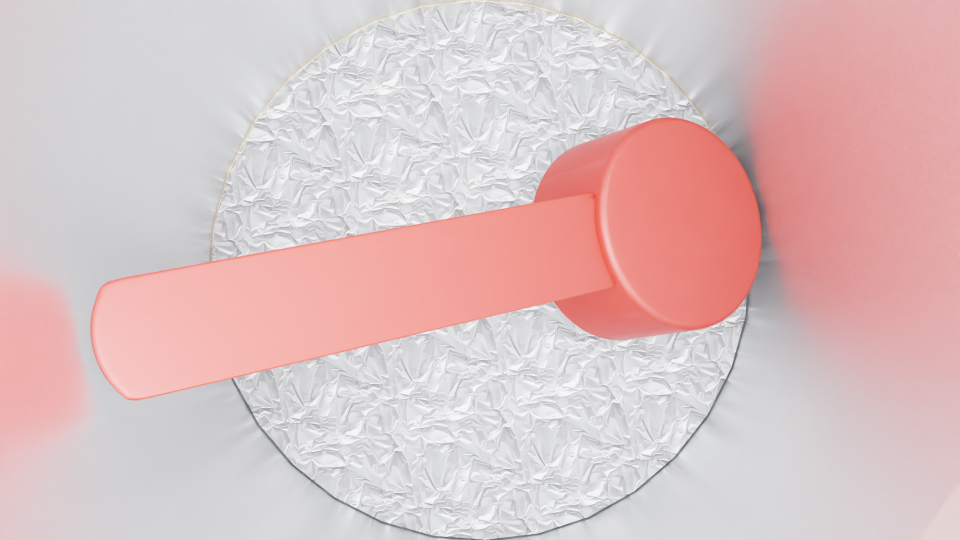
#> input picture dataset/coloured/sahan 04.png, 1920 x 1080 px (shown at 1/2 size)
$ jupyter execute Spoon_detect.ipynb   (shell and % lines are left out)
#> lines starting #> are read from the running program, lines starting #| are printed output that depends on the picture; after the words box and inside, x2 and y2 are one past the last pixel; in counts of white or black regions, pixels touching at a corner belong together
## Install Libraries

## Import Libraries

[cell 1]
# Ensures that matplotlib plots appear inline in the Jupyter Notebook

# Import OpenCV for image processing tasks
import cv2

# Import matplotlib for displaying images and plots
import matplotlib.pyplot as plt

# Import numpy for numerical operations and handling arrays
import numpy as np

### Loading the Image Using OpenCV (for create template)

[cell 2]
colored_image_path = 'dataset/coloured/sahan 04.png'

# Load the image using OpenCV
img_colored = cv2.imread(colored_image_path)
#> img_colored is the input picture: shape (1080, 1920, 3); mean B, G, R 194.7, 194.2, 220

# Verify if the image was loaded successfully
if img_colored is None:
    print("Error: Could not load colored spoon image.")
else:
    print("Colored spoon image loaded successfully.")

### Displaying the loaded Image with Matplotlib

[cell 3]
# Convert the image from BGR (OpenCV format) to RGB (matplotlib format) and display it
plt.imshow(cv2.cvtColor(img_colored, cv2.COLOR_BGR2RGB))
plt.show()

###  Cropping and Saving the Spoon Template from the Image

[cell 4]
# Define the coordinates and size for cropping the template (x, y, width, height)
x, y, w, h = 130, 200, 1400, 610

# Crop the region of interest (the spoon) from the colored image
template = img_colored[y:y+h, x:x+w]

# Save the cropped template to a file
cv2.imwrite('spoon_template.jpg', template)

# Display the template image
plt.figure(figsize=(3, 3))
plt.title(" Spoon Template ")
plt.imshow(cv2.cvtColor(template, cv2.COLOR_BGR2RGB))
plt.axis('off')
plt.show()

### Loading a Test Images

[cell 5]
# Load a coloured image to test the spoon detection process
test_image_path = 'dataset/coloured/sahan 05.png'
img_coloured = cv2.imread(test_image_path)
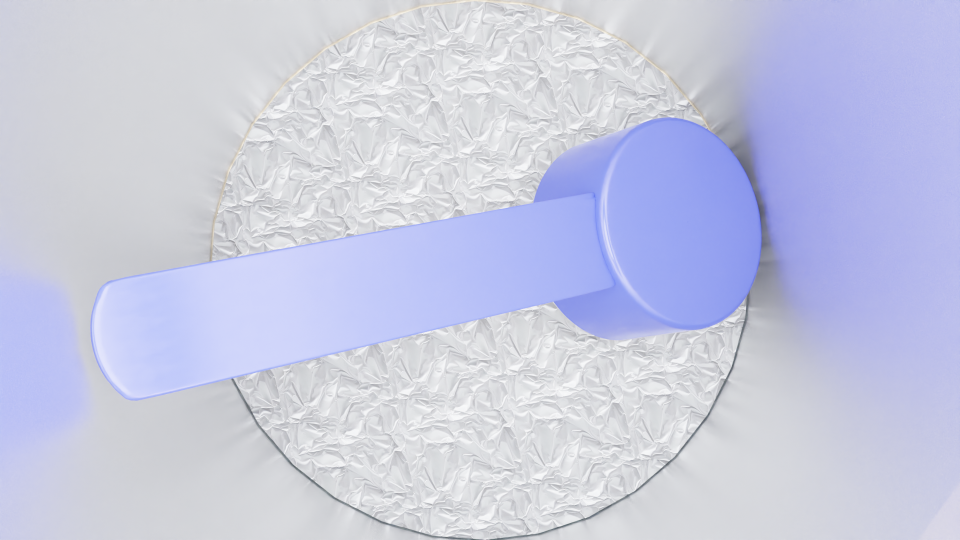
#> input picture dataset/coloured/sahan 05.png, 1920 x 1080 px (shown at 1/2 size)
#> img_coloured is the input picture: shape (1080, 1920, 3); mean B, G, R 225.4, 202.9, 199.7
# Load a transparent image to test the spoon detection process
transparent_image_path = 'dataset/transperant/sahan 01.png'
img_transparent = cv2.imread(transparent_image_path)
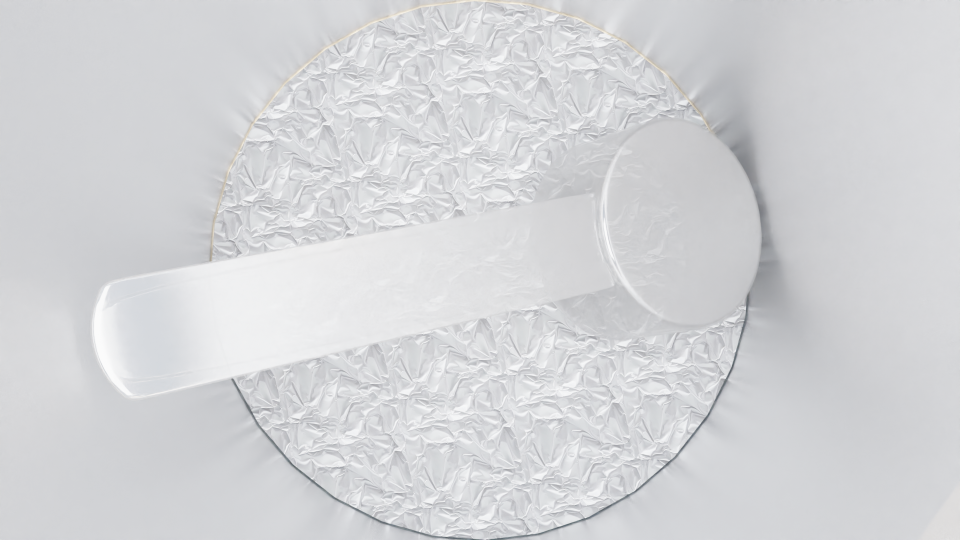
#> input picture dataset/transperant/sahan 01.png, 1920 x 1080 px (shown at 1/2 size)
#> img_transparent is the input picture: shape (1080, 1920, 3); mean B, G, R 214.8, 212.4, 211.5

# Verify if the test images were successfully loaded
if img_coloured is None and img_transparent is None:
    print("Error: Could not load test image.")
else:
    print("Test image loaded for detection.")

### Convert Images to Grayscale

[cell 6]
# Convert both test image and template to grayscale
img_gray_coloured = cv2.cvtColor(img_coloured, cv2.COLOR_BGR2GRAY)
img_gray_trans = cv2.cvtColor(img_transparent, cv2.COLOR_BGR2GRAY)
template_gray = cv2.cvtColor(template, cv2.COLOR_BGR2GRAY)

### ### Template Matching for coloured Spoon
##### (Using cv2.matchTemplate with normalized cross-correlation for better accuracy)

[cell 7]
# Use TM_CCOEFF_NORMED for normalized cross-correlation (robust to lighting changes)
result = cv2.matchTemplate(img_gray_coloured, template_gray, cv2.TM_CCOEFF_NORMED)
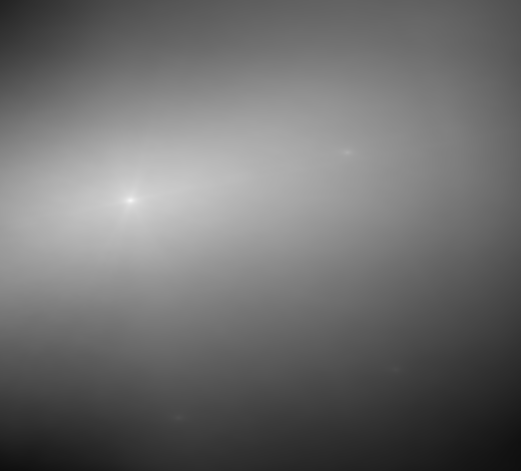
#> result: shape (471, 521) float32; min 0.0572, max 0.972, mean 0.433

# Get the best match location and confidence score
min_val, max_val, min_loc, max_loc = cv2.minMaxLoc(result)
#> min_val = 0.0572; max_val = 0.972; min_loc = (0, 470); max_loc = (130, 200)

### Template Matching for Transparent Spoon

[cell 8]
result_trans = cv2.matchTemplate(img_gray_trans, template_gray, cv2.TM_CCOEFF_NORMED)
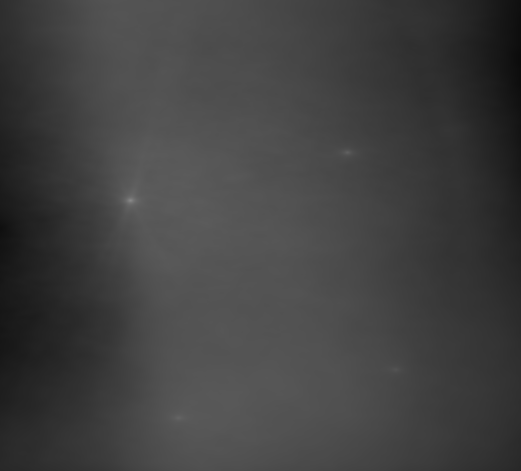
#> result_trans: shape (471, 521) float32; min 0.0451, max 0.533, mean 0.256
min_val_trans, max_val_trans, _, max_loc_trans = cv2.minMaxLoc(result_trans)
#> min_val_trans = 0.0451; max_val_trans = 0.533; max_loc_trans = (130, 200)

### Detection Threshold & Visualization
##### (Set a threshold to filter weak matches and visualize results)

[cell 9]
# Detection threshold
threshold = 0.6

if max_val >= threshold:
    print(f"Colored spoon detected! Confidence = {max_val:.2f}")
#| Colored spoon detected! Confidence = 0.97
    # Draw bounding box around the detected spoon
    h, w = template_gray.shape
#> h = 610; w = 1400
    top_left = max_loc
#> top_left = (130, 200)
    bottom_right = (top_left[0] + w, top_left[1] + h)
#> bottom_right = (1530, 810)
    img_result1 = img_coloured.copy()
    cv2.rectangle(img_result1, top_left, bottom_right, (0, 255, 0), 2)
#> img_result1: shape (1080, 1920, 3); 0.58% of pixels changed, all inside (x1, y1, x2, y2) = (129, 199, 1532, 812)
else:
    print("No colored spoon detected (confidence too low).")
    img_result1 = img_coloured.copy()

threshold_trans = 0.6
if max_val_trans >= threshold_trans:
    print(f"Transparent spoon detected! Confidence = {max_val_trans:.2f}")
    h, w = template_gray.shape
    top_left = max_loc
    bottom_right = (top_left[0] + w, top_left[1] + h)
    img_result2 = img_transparent.copy()
    cv2.rectangle(img_result2, top_left, bottom_right, (0, 255, 0), 2)
else:
    print("No transparent spoon detected.")
    img_result2 = img_transparent.copy()
    #print(f"Confidence value = {max_val_trans:.2f}")

### Display Results

[cell 10]
# Create subplots
fig, (ax1, ax2) = plt.subplots(1, 2, figsize=(16, 8))

# Colored spoon result
ax1.set_title("Colored Spoon Detection")
ax1.imshow(cv2.cvtColor(img_result1, cv2.COLOR_BGR2RGB))
ax1.axis('off')

# Transparent spoon result
ax2.set_title("Transparent Spoon Detection")
ax2.imshow(cv2.cvtColor(img_result2, cv2.COLOR_BGR2RGB))
ax2.axis('off')

plt.show()
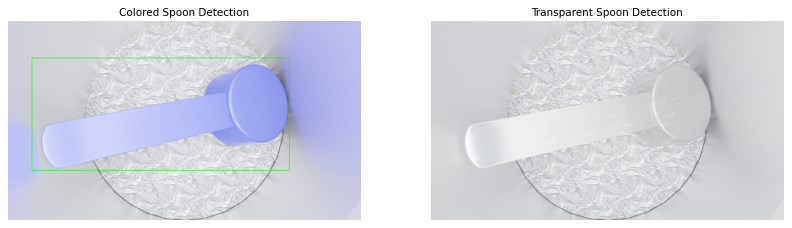
#> figure drawn by matplotlib, 2 panels

## Preprocess( Step by Step:  for  Debugging)

[cell 11]
#### Function for visualize visualize
def visualize(image):
    plt.figure(figsize=(8, 8))
    plt.title("Output")
    plt.imshow(image,cmap='gray')
    plt.axis('off')
    plt.show()

### Step 1 - Convert to Grayscale

[cell 12]
img_gray = cv2.cvtColor(img_transparent, cv2.COLOR_BGR2GRAY)
visualize(img_gray)

### Noise reduction

[cell 13]
img_bilateral = cv2.bilateralFilter(img_gray, 9, 100, 100)
img_blur = cv2.GaussianBlur(img_bilateral, (5, 5), 10)
visualize(img_blur)

### Enhance Contrast with CLAHE

[cell 14]
clahe = cv2.createCLAHE(clipLimit=4.0, tileGridSize=(5, 5))
img_contrast = clahe.apply(img_blur)
visualize(img_contrast)

 ### Canny Edge Detection

[cell 15]
img_edges = cv2.Canny(img_contrast, 78, 80)
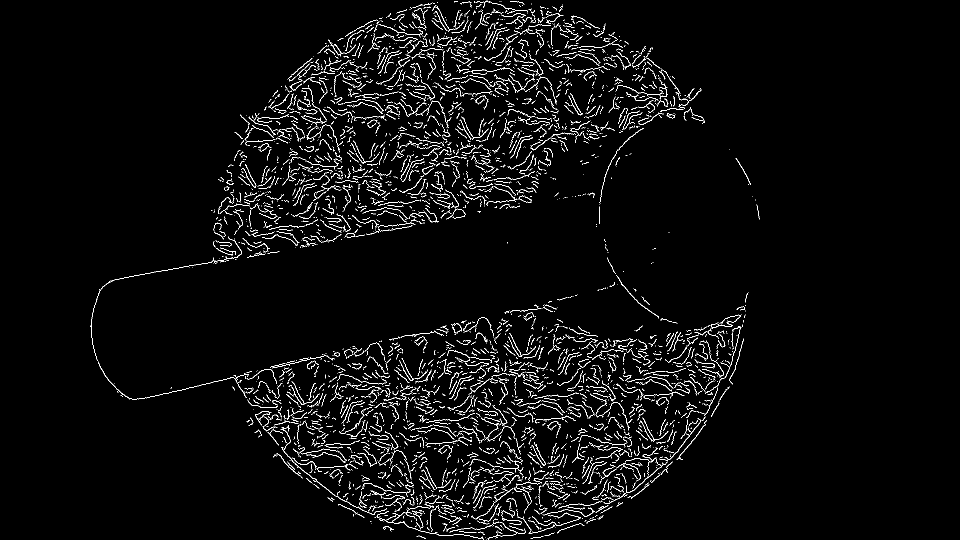
#> img_edges: shape (1080, 1920) (shown at 1/2 size); 3.1% white in thin lines or dots, all inside (x1, y1, x2, y2) = (180, 0, 1519, 1080)
visualize(img_edges)

### Morphological Closing

[cell 16]
kernel = np.ones((6, 6), np.uint8)
img_closed = cv2.morphologyEx(img_edges, cv2.MORPH_CLOSE, kernel, iterations=3)
#> img_closed: shape (1080, 1920); 22.8% white; 35 white regions (24 under 20 px), largest, box (x1, y1, x2, y2) and area: (199, 595, 1494, 1080) 245917, (183, 0, 1413, 725) 226254, (1218, 507, 1321, 640) 1057
visualize(img_closed)

## Function for preprocess

[cell 17]
def preprocess_image(image):
    # Step 1: Convert to grayscale
    img_gray = cv2.cvtColor(image, cv2.COLOR_BGR2GRAY)

    # Step 2: Noise reduction (bilateral filter + Gaussian blur)
    img_bilateral = cv2.bilateralFilter(img_gray, 4, 100, 100)
    img_blur = cv2.GaussianBlur(img_bilateral, (5, 5), 10)

    # Step 3: Enhance contrast (stronger CLAHE)
    clahe = cv2.createCLAHE(clipLimit=4.0, tileGridSize=(5, 5))
    img_contrast = clahe.apply(img_blur)

    # Step 4: Edge detection (lower thresholds)
    img_edges = cv2.Canny(img_contrast, 78 , 80)  # Lowered for faint edges
#> img_edges: shape (1080, 1920); 4.6% white in thin lines or dots, all inside (x1, y1, x2, y2) = (182, 0, 1523, 1080)

    # Step 5: Morphological closing (stronger)
    kernel = np.ones((6, 6), np.uint8)  # Larger kernel
    img_closed = cv2.morphologyEx(img_edges, cv2.MORPH_CLOSE, kernel, iterations=3)
#> img_closed: shape (1080, 1920); 28.3% white; 38 white regions (27 under 20 px), largest, box (x1, y1, x2, y2) and area: (185, 0, 1502, 1080) 581355, (1193, 478, 1323, 639) 3376, (1297, 497, 1328, 531) 468

    return img_closed

### Preprocess Input and Template Images

[cell 18]
# Preprocess transparent test image
img_processed = preprocess_image(img_transparent)

# Preprocess the template image to match same preprocessing pipeline
template_processed = preprocess_image(template)
#> in preprocess_image (call 2), `img_contrast = clahe.apply(img_blur)`:
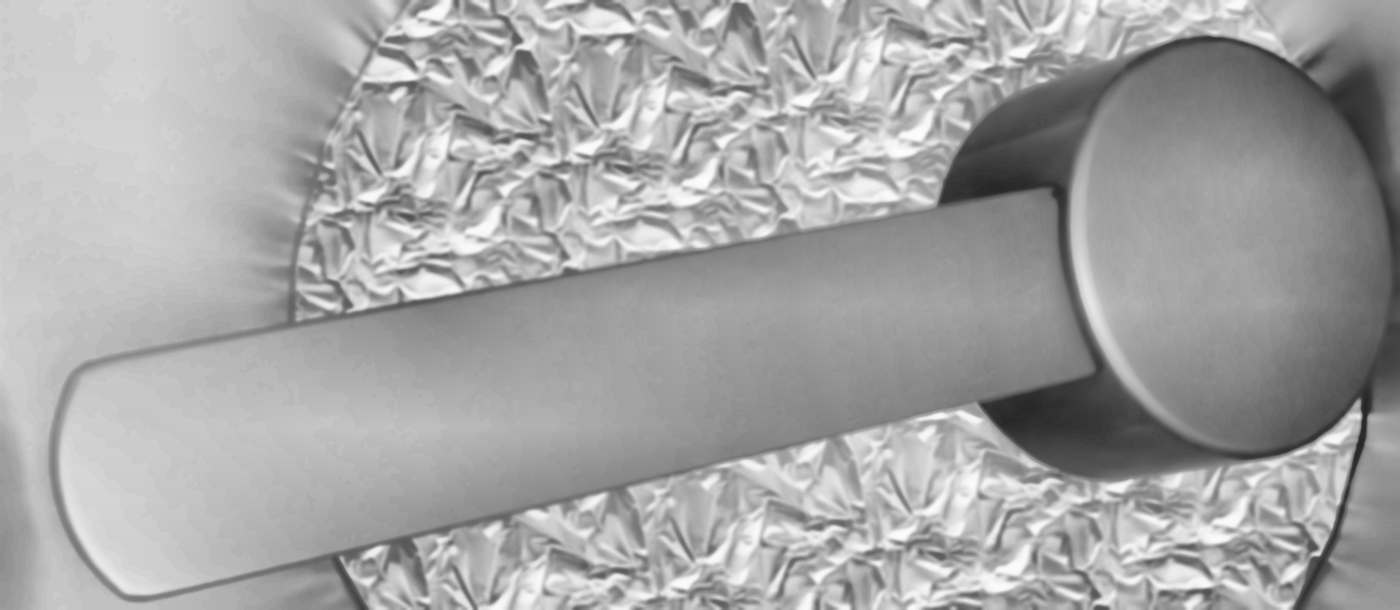
#> img_contrast: shape (610, 1400); min 38, max 252, mean 165.5
#> in preprocess_image (call 2), `img_edges = cv2.Canny(img_contrast, 78 , 80)`: img_edges: shape (610, 1400); 5.5% white in thin lines or dots
#> in preprocess_image (call 2), `img_closed = cv2.morphologyEx(img_edges, cv2.MORPH_CLOSE, kernel, iter..`:
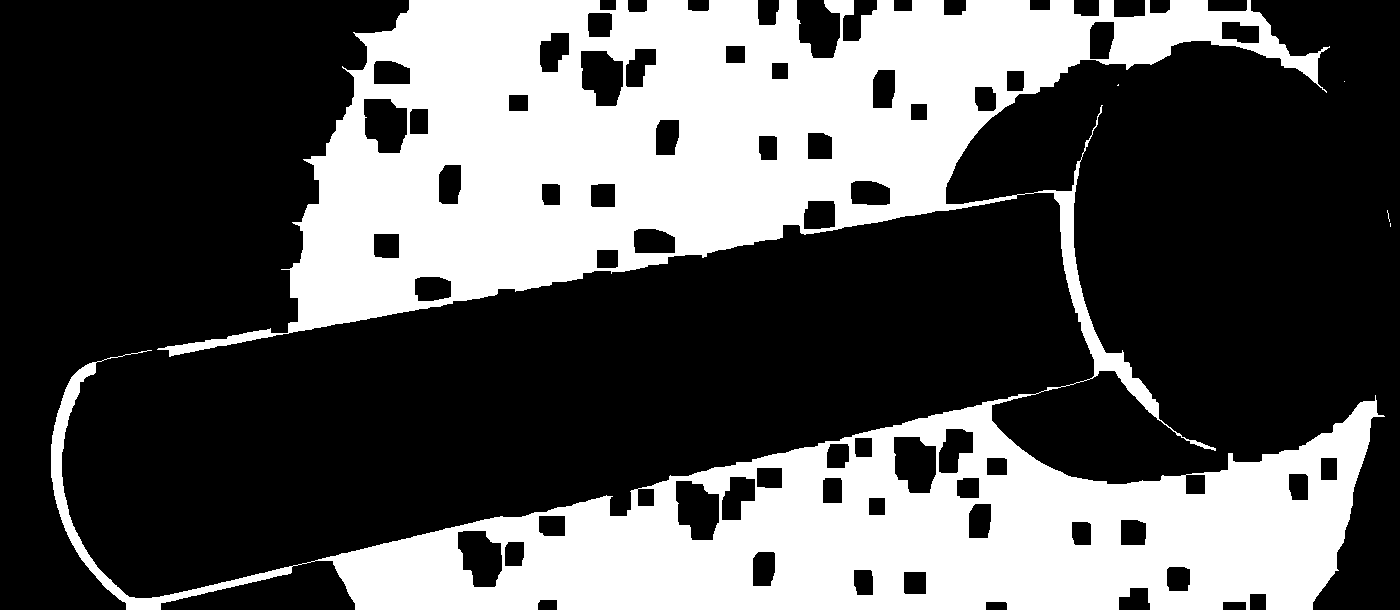
#> img_closed: shape (610, 1400); 34.5% white; 5 white regions (4 under 20 px), largest, box (x1, y1, x2, y2) and area: (51, 0, 1385, 610) 294442

### Perform Template Matching

[cell 19]
# Perform template matching using the preprocessed images
result = cv2.matchTemplate(img_processed, template_processed, cv2.TM_CCOEFF_NORMED)
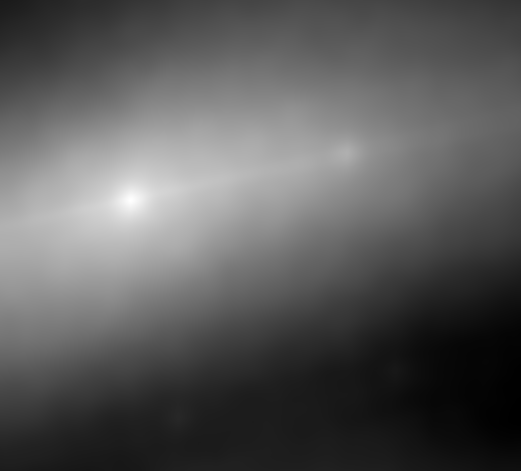
#> result: shape (471, 521) float32; min -0.174, max 0.886, mean 0.204; drawn with min black and max white

# Extract match results
min_val, max_val, min_loc, max_loc = cv2.minMaxLoc(result)
#> min_val = -0.174; max_val = 0.886; min_loc = (520, 417)

### Evaluate Match and Draw Detection

[cell 20]
# Define threshold for positive detection
threshold = 0.6

# Check if a match with sufficient confidence is found
if max_val >= threshold:
    print(f"Transparent spoon detected! Confidence-like score = {max_val:.2f}")
#| Transparent spoon detected! Confidence-like score = 0.89

    # Get dimensions and coordinates for drawing bounding box
    h, w = template.shape[:2]
    top_left = max_loc
    bottom_right = (top_left[0] + w, top_left[1] + h)

    # Draw detection on the original image
    img_result = img_transparent.copy()
    cv2.rectangle(img_result, top_left, bottom_right, (0, 255, 0), 2)
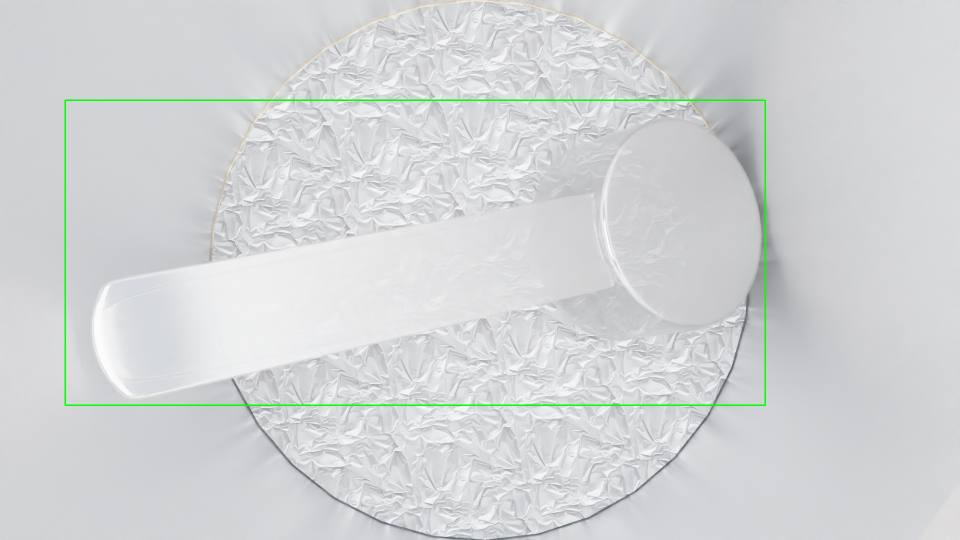
#> img_result: shape (1080, 1920, 3) (shown at 1/2 size); 0.58% of pixels changed, all inside (x1, y1, x2, y2) = (129, 199, 1532, 812)
else:
    print(f"No transparent spoon detected. Confidence-like score = {max_val:.2f}")
    img_result = img_transparent.copy()

# Display the result of detection
plt.figure(figsize=(8, 8))
plt.title("Transparent Spoon Detection (Preprocessed)")
plt.imshow(cv2.cvtColor(img_result, cv2.COLOR_BGR2RGB))
plt.axis('off')
plt.show()
